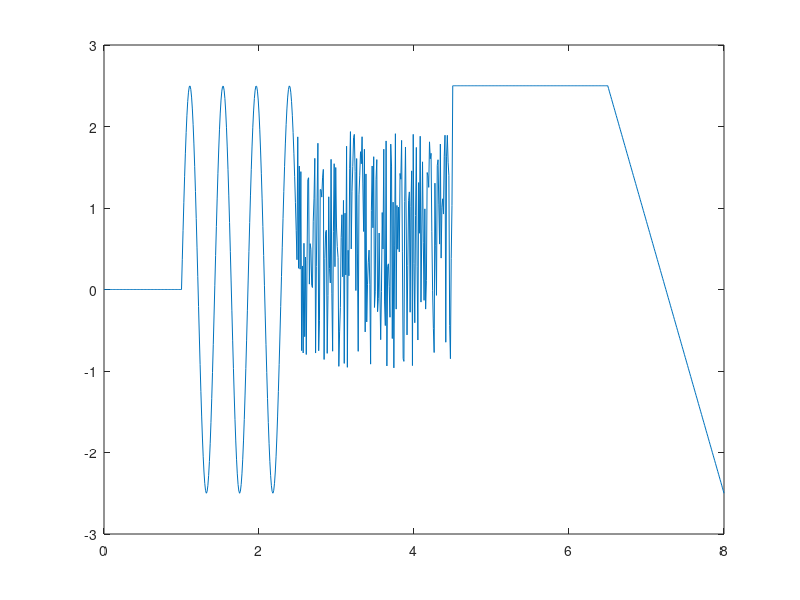

This chart was generated by the following MATLAB code:
%% Lab3_demo_fun
function y=lab3_demo_fun(t)
if nargin ==0
    t=0:0.01:8;
end
%t=0:0.01:8;

%t_zero=0:0.1:1;
t_zerof=(t>=0)&(t<1);
t_zero=t(t_zerof);
%t_sin=1:0.01:2.5;
t_sinf=(t>=1)&(t<2.5);
t_sin=t(t_sinf);
%t_noise=2.5:0.01:4.5;
t_noisef=(t>=2.5)&(t<4.5);
t_noise=t(t_noisef);
%t_const=4.5:0.01:6.5;
t_constf=(t>=4.5)&(t<6.5);
t_const=t(t_constf);
%t_saw=6.5:0.01:8;
t_sawf=(t>=6.5)&(t<=8);
t_saw=t(t_sawf);

%% sinusoida
%t_sin=1:0.01:2.5;

A0=0;% pacelsana f-cijas!
A=2.5;% amplituda!
T=(2.5-1)/3.5;% periods!(
% (A-(uzsaksanas punkts delay))/svarstibu skaits)
f=1/T;% frekvence!
delay=1;
y_sin=A0+A*sin(2*pi*f*(t_sin-delay));
%plot(t_sin,y_sin)
% try command(axis([0 8 -2.5 2.5]))
% to change resolution
% axis([0 8 -2.5 2.5])
%% Lineari mainigs signals
%t_saw=6.5:0.01:8;

%k=(yA-yB)/(tA-tB) k-slipuma koeficients
k=(2.5-(-2.5))/(6.5-8);
delay=7.25;

y_saw=k*(t_saw-delay);
%plot(t_saw,y_saw)
%% Konstante
%t_const=4.5:0.01:6.5;

%y_const=2.5 2.5 2.5 2.5 2.5... 

y_const=2.5*ones(size(t_const));
plot(t_const,y_const)

%% nulles signals

%t_zero=0:0.1:1;
y_zero=0*ones(size(t_zero));
%plot(t_zero,y_zero)

%% Troksna signals

%t_noise=2.5:0.01:4.5;
y_noise=3*rand(size(t_noise))-1,5;
%plot(t_noise,y_noise)

%% Vektoru apvienosana
%t=[t_zero,t_sin,t_noise,t_const,t_saw];
y=[y_zero,y_sin,y_noise,y_const,y_saw];

if nargout==0%(izejas argumentu skaits)
    plot(t,y)
    y=[];
end